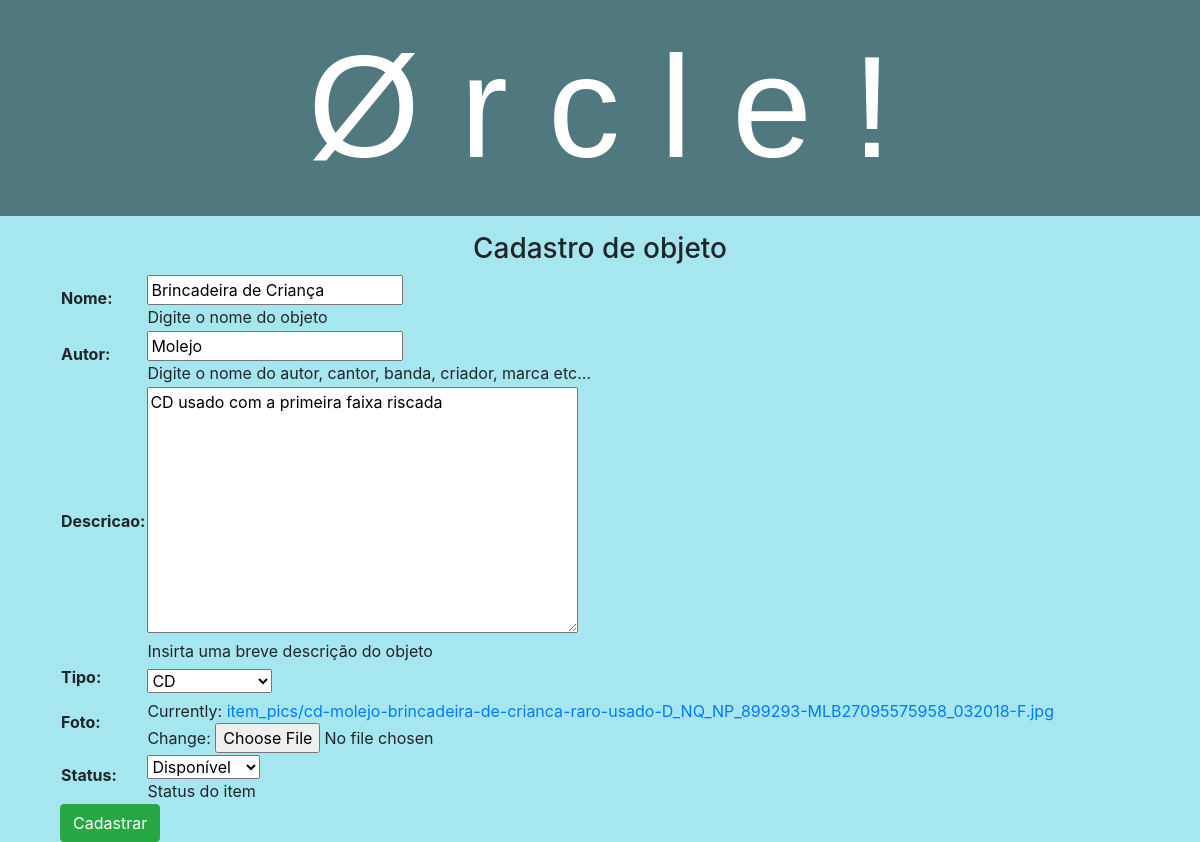
The page /borrows/item/1/update/ on the database as committed earlier.
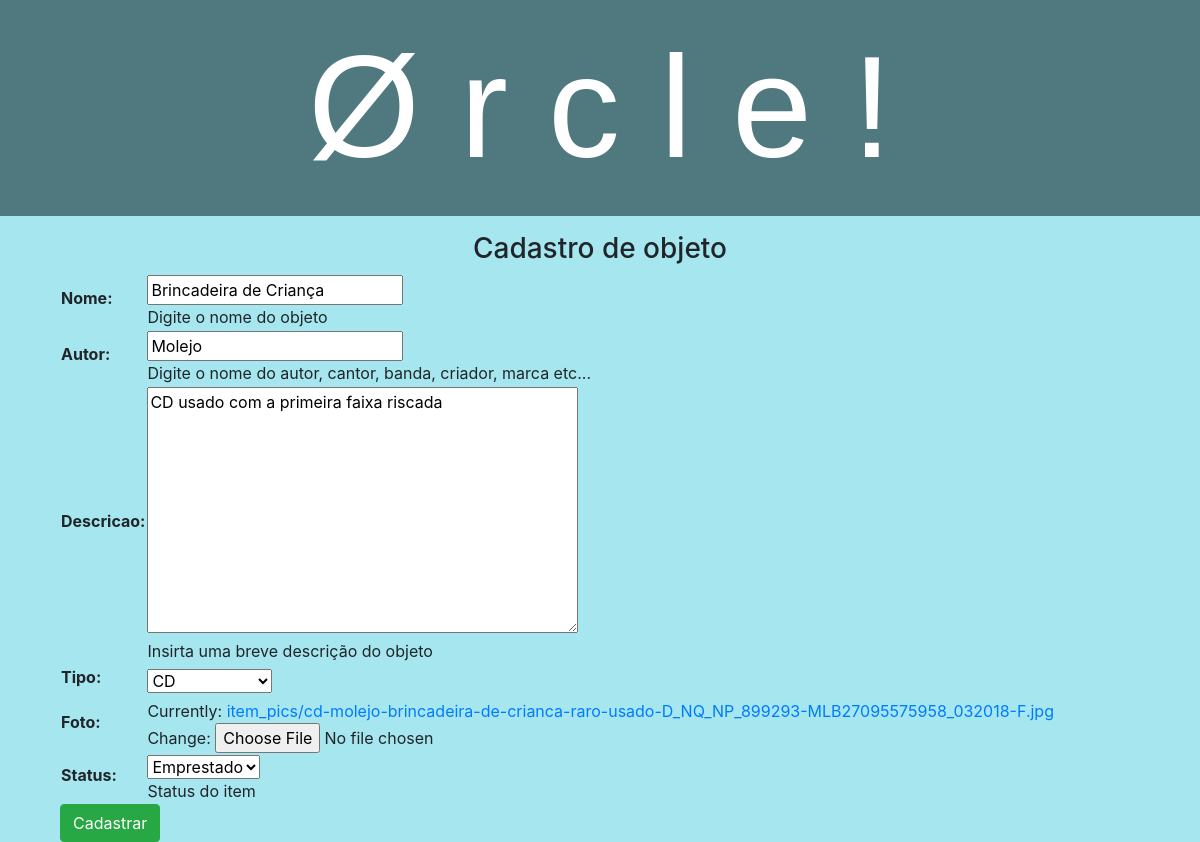
The same page on the database as committed later.
### borrows/models.py (models this page shows, shortened)
class Item(models.Model):
    nome = models.CharField(max_length=200, help_text='Digite o nome do objeto')
    autor = models.CharField(max_length=200, help_text='Digite o nome do autor, cantor, banda, criador, marca etc...')
    descricao = models.TextField(max_length=1000, help_text='Insirta uma breve descrição do objeto')
    dono = models.ForeignKey(User, on_delete=models.CASCADE)
    tipo = models.ForeignKey('TipoItem', on_delete=models.SET_NULL, null=True)
    foto = models.ImageField(upload_to = 'item_pics', default = 'item_pics/no-image-item.png')
    LOAN_STATUS = (
        ('e', 'Emprestado'),
        ('i', 'Indisponível'),
        ('d', 'Disponível'),
    )
    status = models.CharField(
        max_length=1,
        choices=LOAN_STATUS,
        default='d',
        help_text='Status do item',
    )
    dtCadastro = models.DateTimeField(auto_now_add=True)

class TipoItem(models.Model):
    nome = models.CharField(max_length=200, help_text='Digite o nome tipo de objeto')
    descricao = models.TextField(max_length=1000, help_text='Insirta uma breve descrição do objeto')
    def __str__(self):
        return f'{self.nome}'

### borrows/views.py (the view)
# urls.py: path('item/<int:pk>/update/', views.ItemUpdate.as_view(), name='item_update'),
class ItemUpdate(UpdateView):
    model = Item
    fields = ['nome', 'autor', 'descricao', 'tipo', 'foto', 'status']
    success_url = reverse_lazy('itens')

### borrows/templates/borrows/item_form.html (shortened to what this page needs)
{% extends "base_generic.html" %}
{% block content %}
<div class="container">
  <div class="container" style="text-align:center;">
      <h3>Cadastro de objeto</h3>
  </div>
    <form action="" method="post" enctype="multipart/form-data">
      <table>
        {{ form.as_table}}
      </table>
    <input type="submit" value="Cadastrar" class='btn btn-success'>
  </form>
</div>
{% endblock %}

Rows that differ between the two databases and show on the page:
changed Item "Molejo": status "Disponível" → "Emprestado"
